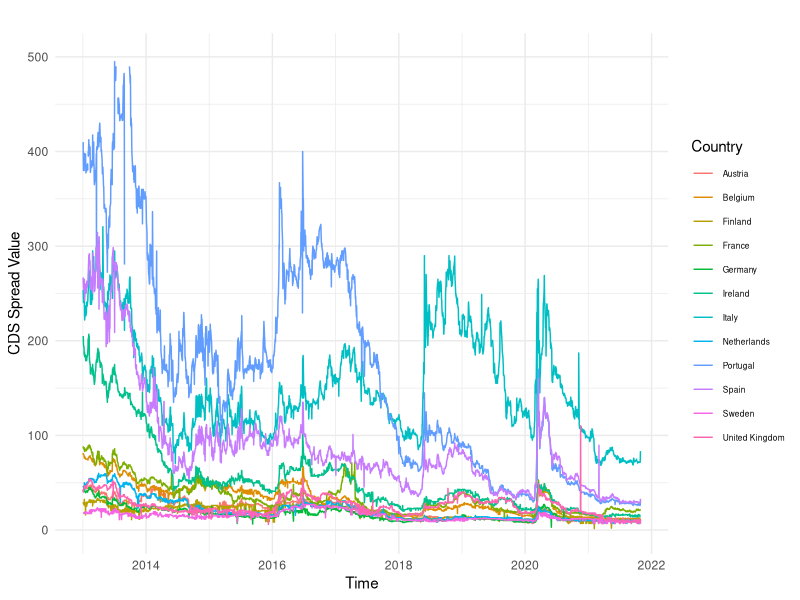
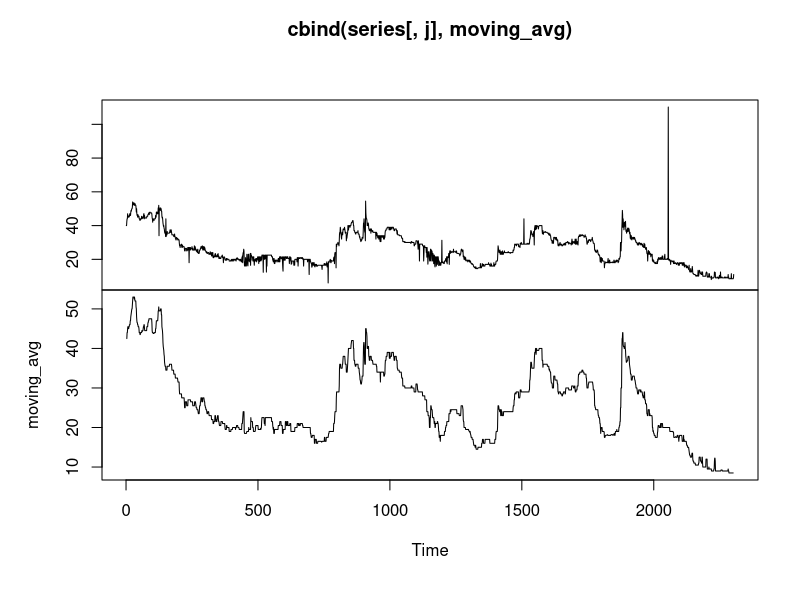
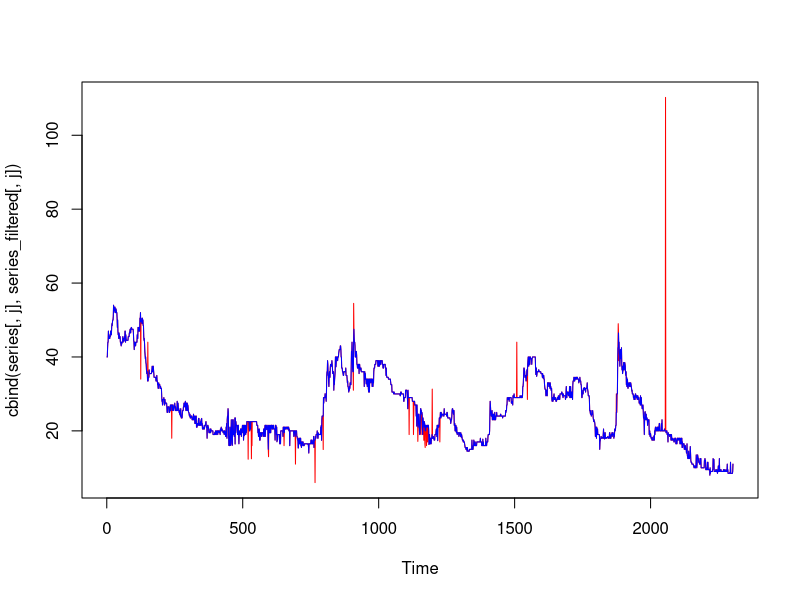
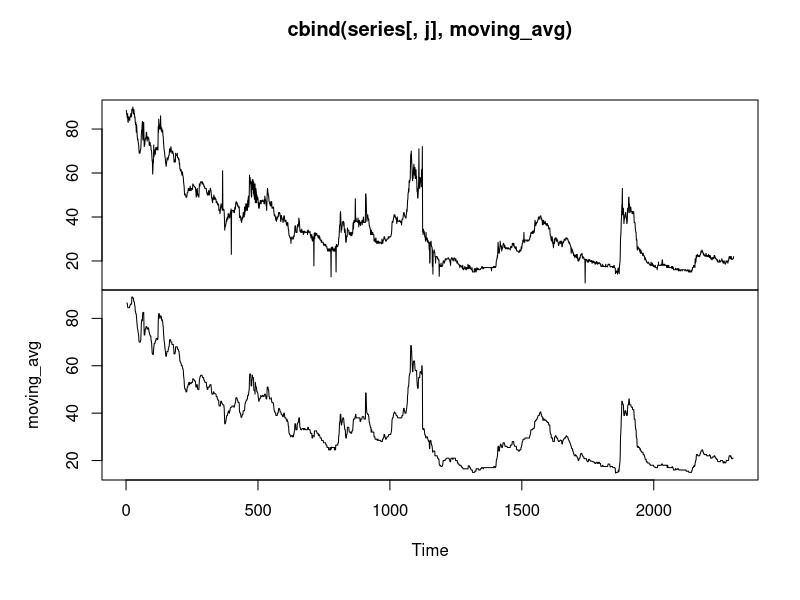
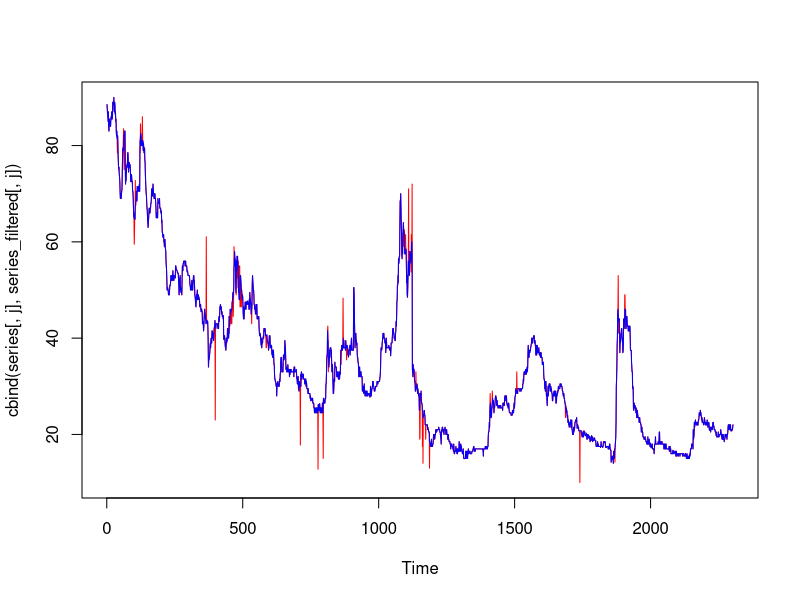
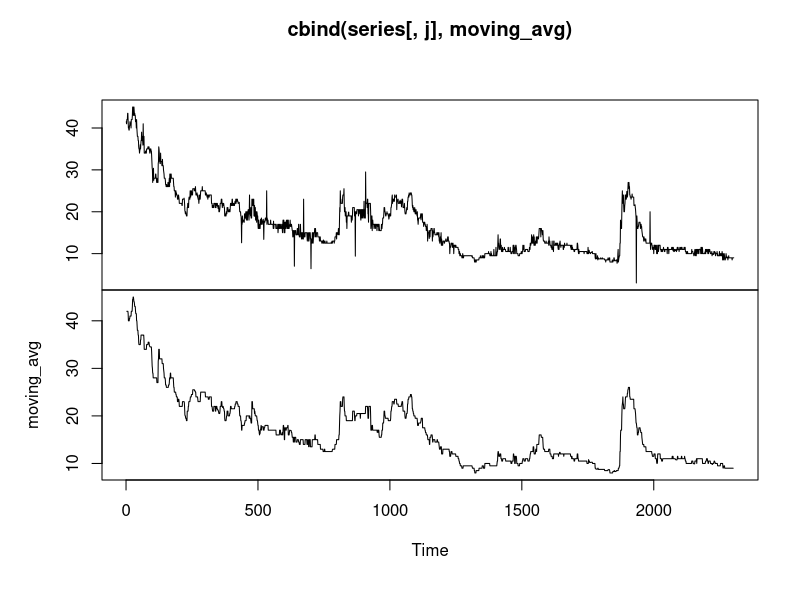
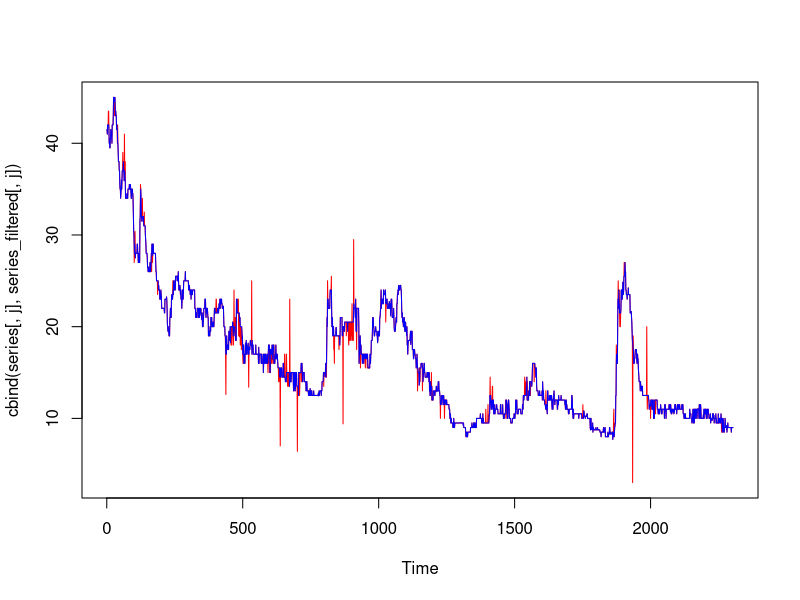
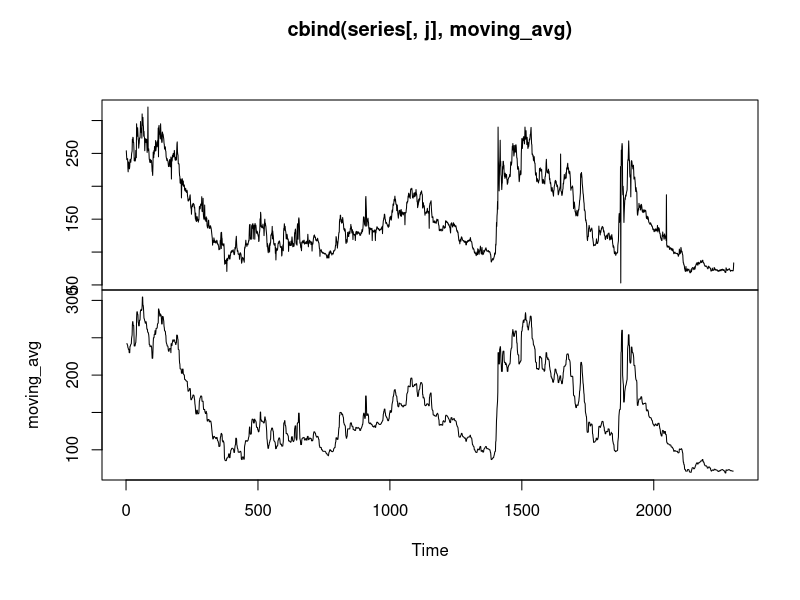

R code for these plots, in order:
#############################  ..."
##########################  ..."
install.packages("xtable", repos='https://ftp.belnet.be/mirror/CRAN/')
library("xtable")
install.packages("compiler", repos='https://ftp.belnet.be/mirror/CRAN/')
library("compiler")
install.packages("VGAM", repos='https://ftp.belnet.be/mirror/CRAN/')
library("VGAM")
install.packages("nleqslv", repos='https://ftp.belnet.be/mirror/CRAN/')
library("nleqslv")
install.packages("readxl", repos='https://ftp.belnet.be/mirror/CRAN/')
library("readxl")
install.packages("ggrepel", repos='https://ftp.belnet.be/mirror/CRAN/')
library("ggrepel")
install.packages("zoo", repos='https://ftp.belnet.be/mirror/CRAN/')
library("zoo")
install.packages("ggplot2", repos='https://ftp.belnet.be/mirror/CRAN/')
library(ggplot2)

#######################################################
##########################################################################
# estime un GARCH bivarié par QMLE
#########################################################################
#pour estimer le modèle de la premiere composante
objf.garch.biv1 <- function(vartheta, eps2, n, sig2init, r0=10){     
         omega <- vartheta[1]
         mat.alpha <- vartheta[2:3]
         beta <- vartheta[4]
sig2<-rep(0,n)
sig2[1]<-sig2init
for(t in 2:n){
sig2[t]<-omega+mat.alpha[1]*(eps2[t-1,1])+mat.alpha[2]*(eps2[t-1,2])+beta*sig2[t-1]
}
qml <- mean(eps2[(r0+1):n,1]/sig2[(r0+1):n]+log(sig2[(r0+1):n]))
qml }

objf.garch.biv1<-cmpfun(objf.garch.biv1)

#pour estimer le modèle de la seconde composante
objf.garch.biv2 <- function(vartheta, eps2, n, sig2init, r0=10){     
         omega <- vartheta[1]
         mat.alpha <- vartheta[2:3]
         beta <- vartheta[4]
sig2init<-mean(eps2[1:r0,2])
sig2<-rep(0,n)
sig2[1]<-sig2init
for(t in 2:n){
sig2[t]<-omega+mat.alpha[1]*(eps2[t-1,1])+mat.alpha[2]*(eps2[t-1,2])+beta*sig2[t-1]
}
qml <- mean(eps2[(r0+1):n,2]/sig2[(r0+1):n]+log(sig2[(r0+1):n]))
qml }

objf.garch.biv2<-cmpfun(objf.garch.biv2)
#################################
# eps<-rend
# est<-estimGARCHbiv(omega.init,mat.alpha.init,beta.init,rend, niv.alpha, niv.alpha.prim, niv.alpha.second)


estimGARCHbiv<- function(omega.init,mat.alpha.init,beta.init,eps, niv.alpha, niv.alpha.prim, niv.alpha.second, 
             petit=sqrt(.Machine$double.eps), r0=10, alpha0=0.10)
     {
n <- length(eps[,1])#plot.ts(eps)
omega<-c(0,0)
beta<-omega
mat.alpha<-matrix(nrow=2,ncol=2)
valinit<-c(omega.init[1],mat.alpha.init[1,1:2],beta.init[1])
eps2<-eps^2
sig2init1<-mean(eps2[1:r0,1])

res <- nlminb(valinit,objf.garch.biv1,lower=c(petit^2,0,0,0),
   upper=c(Inf,Inf,Inf,1),eps2=eps2,n=n,sig2init=sig2init1)
         omega[1] <- res$par[1]
         mat.alpha[1,1:2]<- res$par[2:3]
         beta[1] <- res$par[4]

valinit<-c(omega.init[2],mat.alpha.init[2,1:2],beta.init[2])
sig2init2<-mean(eps2[1:r0,2])

res <- nlminb(valinit,objf.garch.biv2,lower=c(petit^2,0,0,0),
   upper=c(Inf,Inf,Inf,1),eps2=eps2,n=n,sig2init=sig2init2)
         omega[2] <- res$par[1]
         mat.alpha[2,1:2]<- res$par[2:3]
         beta[2] <- res$par[4]

#omega<-omega.init; mat.alpha<-mat.alpha.init; beta<-beta.init

ht<-matrix(0,nrow=n,ncol=2)
eta<-eps
der.sig2.1<-matrix(0,nrow=n,ncol=4)
der.sig2.2<-der.sig2.1

ht[1,]<-c(sig2init1,sig2init2)
eta[1,]<-eps[1,]/sqrt(pmax(ht[1,],petit)) 
for(t in 2:n){
ht[t,]<-omega+mat.alpha%*%eps2[t-1,]+beta*ht[t-1,]
eta[t,]<-eps[t,]/sqrt(pmax(ht[t,],petit))
der.sig2.1[t,]<-c(1,eps2[t-1,1],eps2[t-1,2],ht[t-1,1])+beta[1]*der.sig2.1[t-1,]
der.sig2.2[t,]<-c(1,eps2[t-1,1],eps2[t-1,2],ht[t-1,2])+beta[2]*der.sig2.2[t-1,]
}
#var(eta)
################ 
xi2<-as.numeric(quantile(eta[,2],probs=niv.alpha.prim,type=1))
VaR<--sqrt(ht[,2])*xi2
select<-which(eta[,2]<=xi2)
u.eta<-as.numeric(quantile(eta[select,1],probs=niv.alpha,type=1))
med.sup<-as.numeric(quantile(eta[,2],probs=0.5+niv.alpha.second,type=1))
med.inf<-as.numeric(quantile(eta[,2],probs=0.5-niv.alpha.second,type=1))

select.median<-which((eta[,2]<=med.sup)&(eta[,2]>med.inf))
u.eta.med<-as.numeric(quantile(eta[select.median,1],probs=niv.alpha,type=1))

DeltaCoVaR<--sqrt(ht[,1])*(u.eta-u.eta.med)
#####################
ratio<-rep(0,n)
for(i in 21:n) ratio[i]<-mean(DeltaCoVaR[(i-20):i]/VaR[(i-20):i])

list(omega=omega,mat.alpha=mat.alpha,beta=beta,VaR=mean(VaR),DeltaCoVaR=mean(DeltaCoVaR),ratio=ratio)
}

estimGARCHbiv<-cmpfun(estimGARCHbiv)


############################## 
####################################
my_data <- read_xlsx("data_7.2.xlsx")
str(my_data)
time_series <- as.Date(my_data$Date) # Time axis
time_series[1]
first<-1
last<-which(time_series=="2021-10-29")
n<-last-first+1
data_frame<-as.data.frame(my_data[first:last,]) 
str(data_frame)
names<-names(my_data)
series<-matrix(nrow=n,ncol=(length(names)-1))
#series[1:5,]
keep<-c(2:13)
names[keep]
data_frame<-as.data.frame(my_data[first:last,keep]) 
str(data_frame)
series<-matrix(nrow=n,ncol=length(keep))
for(i in 1:length(keep)){
series[,i]<-as.numeric(data_frame[,i])
}

for(i in 1:length(keep)){
if(is.na(series[1,i]))series[1,i]<-series[min(which(!is.na(series[,i]))),i]
if(is.na(series[n,i]))series[n,i]<-series[max(which(!is.na(series[,i]))),i]
}
#series[1:20,]
for(i in 1:length(keep)){
series[,i]<-na.approx(series[,i])
}
#series[1:20,]

data <- data.frame(
  Time = rep(time_series[first:last], times = length(keep)),  # Adjust `times` based on actual number of countries
  Value = as.vector(series),
  Country = rep(names[keep], each = n)
)

# Create the plot
ggplot(data, aes(x = Time, y = Value, color = Country)) +
  geom_line(size = 0.5) +  # Line plot for each country
  labs(title = "",
       x = "Time",
       y = "CDS Spread Value",
       color = "Country") +  # Labels for axes and legend
  scale_y_continuous(limits = c(0, 500)) +  # Set y-axis limits to match the range observed
  theme_minimal() +  # Minimal theme for a clean look
  theme(
    plot.title = element_text(hjust = 0.5),  # Center-align the plot title
    legend.text = element_text(size = 6)     # Adjust legend font size
  )


########### treatment of outliers
#str(series)
# Define the window size
window_size <- 5
series_filtered<-series
for(j in 1:ncol(series)){
moving_avg <- rollmedian(series[,j], k = window_size, fill = NA)
plot.ts(cbind(series[,j],moving_avg))
deviation <- abs(series[,j] - moving_avg)
threshold <- 2 * sd(deviation, na.rm = TRUE)
# Suppress outliers by replacing them with NA or the moving average
series_filtered[,j] <- ifelse(deviation > threshold, moving_avg, series[,j])
series_filtered[1:(floor(window_size/2)),j]<-  series[1:(floor(window_size/2)),j]
series_filtered[(nrow(series)-floor(window_size/2)):nrow(series),j]<-  series[(nrow(series)-floor(window_size/2)):nrow(series),j]
plot.ts(cbind(series[,j],series_filtered[,j]),plot.type="single",col=c("red","blue"))
}


data <- data.frame(
  Time = rep(time_series[first:last], times = length(keep)),  # Adjust `times` based on actual number of countries
  Value = as.vector(series_filtered),
  Country = rep(names[keep], each = n)
)




# Create the plot
p<-ggplot(data, aes(x = Time, y = Value, color = Country)) +
  geom_line(size = 0.5) +  # Line plot for each country
  labs(title = "",
       x = "Time",
       y = "CDS Spread Value",
       color = "Country") +  # Labels for axes and legend
  scale_y_continuous(limits = c(0, 550)) +  # Set y-axis limits to match the range observed
  theme_bw() +  # Minimal theme for a clean look
  theme(
    plot.title = element_text(hjust = 0.5),  # Center-align the plot title
    legend.text = element_text(size = 6)     # Adjust legend font size
  )
ggsave("figure5.pdf", plot = p, width = 9, height = 7)  
